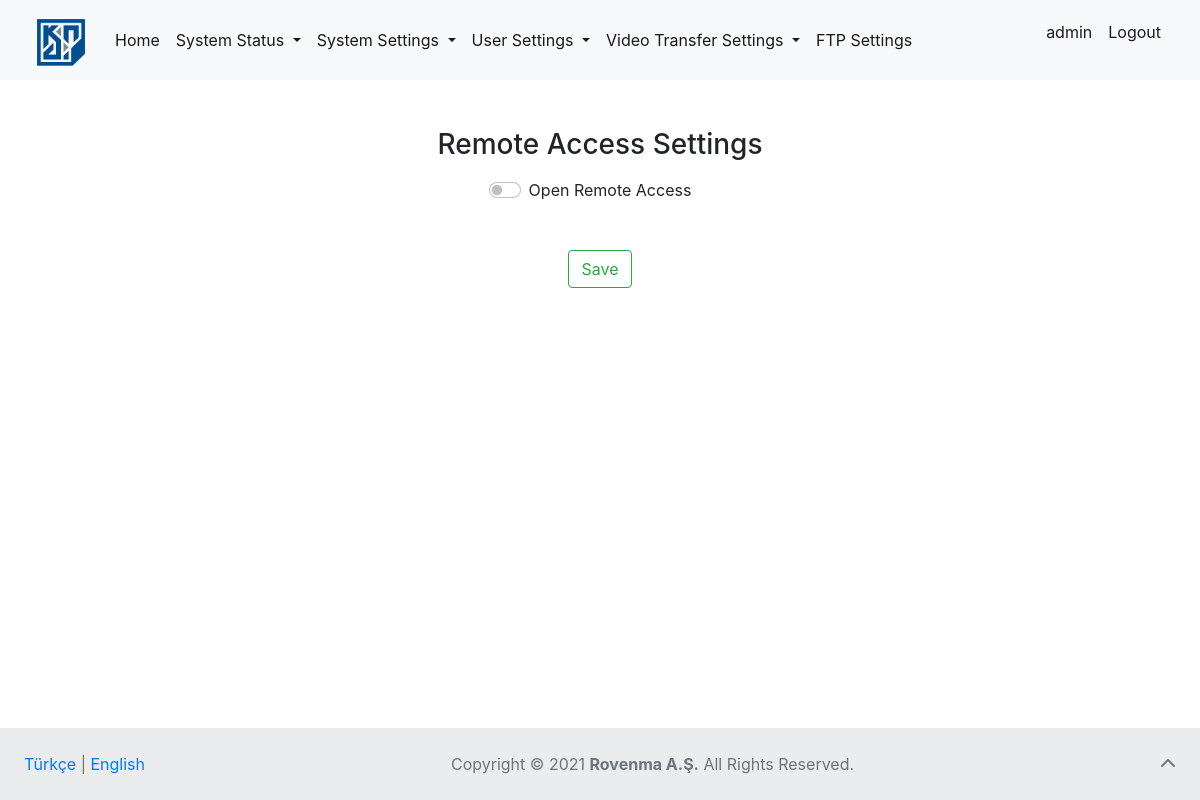
Page /remote-access/ (signed in) on the committed database.
### page_articles/models.py (models this page shows, shortened)
class NavbarFooterArticles(models.Model):
    lang = models.CharField(
        verbose_name="Language (like TR or EN)", max_length=2)
    homepage = models.CharField(verbose_name="Home (link)", max_length=20)
    system_status = models.CharField(
        verbose_name="System Status (dropdown)", max_length=30)
    statistics_field = models.CharField(
        verbose_name="Statistics (field)", max_length=20)
    sensors = models.CharField(verbose_name="Sensors (field)", max_length=20)
    packets = models.CharField(verbose_name="Packets (field)", max_length=20, default=None, null=True)
    log_records = models.CharField(
        verbose_name="Log Records (field)", max_length=30)
    system_settings = models.CharField(
        verbose_name="System Settings (dropdown)", max_length=30)
    remote_access_settings = models.CharField(
        verbose_name="Remote Access Settings (field)", max_length=35)
    cli_access_settings = models.CharField(
        verbose_name="CLI Access Settings (field)", max_length=35)
    time_settings = models.CharField(
        verbose_name="Time Settings (field)", max_length=35)
    user_settings = models.CharField(
        verbose_name="User Settings (dropdown)", max_length=35)
    user_administration = models.CharField(
        verbose_name="User Administration (field)", max_length=30)
    authorization = models.CharField(
        verbose_name="Authorization (field)", max_length=35)
    password_changing = models.CharField(
        verbose_name="Password Changing (field)", max_length=35)
    video_transfer = models.CharField(
        verbose_name="Video Transfer Settings (dropdown)", max_length=35, default=None, null=True)
    video_transfer_settings = models.CharField(
        verbose_name="Settings (field)", max_length=15, default=None, null=True)
    input_settings = models.CharField(
        verbose_name="Input Settings (field)", max_length=18, default=None, null=True)
    ftp_settings = models.CharField(
        verbose_name="FTP Settings (field)", max_length=15, default=None, null=True)
    logout_link = models.CharField(verbose_name="Logout (link)", max_length=20)
    footer = models.CharField(
        verbose_name="All Rights Reserved (text)", max_length=35)

class RemoteAccessArticles(models.Model):
    lang = models.CharField(
        verbose_name="Language (like TR or EN)", max_length=2)
    title = models.CharField(
        verbose_name="Remote Access Settings (title)", max_length=35)
    dhcp = models.CharField(
        verbose_name="DHCP Enabled/Disabled (field)", max_length=30)
    ip_address = models.CharField(
        verbose_name="IP Address (field)", max_length=25)
    port = models.CharField(verbose_name="Port (field)", max_length=25)
    subnet_mask = models.CharField(
        verbose_name="Subnet Mask (field)", max_length=50, default=None)
    broadcast_address = models.CharField(
        verbose_name="Broadcast Address (field)", max_length=25)
    gateway_address = models.CharField(
        verbose_name="Gateway Address (field)", max_length=25)
    dns_address = models.CharField(
        verbose_name="DNS Address (field)", max_length=25, default=None)
    dhcp_address = models.CharField(
        verbose_name="DHCP Address (field)", max_length=25)
    save_text = models.CharField(
        verbose_name="Save (text)", max_length=25, default=None)
    enabled = models.CharField(verbose_name="Enabled (text)", max_length=25)
    disabled = models.CharField(verbose_name="Disabled (text)", max_length=25)
    open_remote = models.CharField(verbose_name="Open Remote Access", max_length=25, null=False, default=None)

### settings/views.py (the view)
# urls.py: path('remote-access/', views.remote_access_view, name="remote_access"),
def remote_access_view(request):
    if request.user.is_authenticated:
        lang = "EN"
        cookie_lang = request.COOKIES.get("lang")
        for article in RemoteAccessArticles.objects.all():
            if cookie_lang == article.lang:
                lang = article.lang
                break
        articles = RemoteAccessArticles.objects.get(lang=lang)
        navbar = NavbarFooterArticles.objects.get(lang=lang)
        values = RemoteAccessSettings.objects.all().first()
        if request.method == "POST":
            print(request.POST.get("open_remote"))
            if request.POST.get("open_remote") != "on":
                values.open_remote = False
                values.dhcp_enabled = request.POST.get("dhcp_setting")
                values.ip_address = request.POST.get("ip_address")
                values.port = request.POST.get("port")
                values.subnet_mask = request.POST.get("subnet_mask")
                values.broadcast_address = request.POST.get("broadcast_address")
                values.gateway_address = request.POST.get("gateway_address")
                values.dns_address = request.POST.get("dns_address")
                values.dhcp_address = request.POST.get("dhcp_address")
            else:
                values.open_remote = True
            values.save()
            return redirect("remote_access")
        else:
            if values.dhcp_enabled:
                enable = "selected"
                disable = ""
            else:
                enable = ""
                disable = "selected"
            context = {
                "value": values,
                "articles": articles,
                "navbar_articles": navbar,
            }
            return render(request, "settings/remote_access.html", context=context)
    else:
        return redirect("login")

### templates/settings/remote_access.html (shortened to what this page needs)
{% extends 'base.html' %}  {% block body %}
<div class="container mt-5">
  <h3 class="text mt-3 mb-3">{{articles.title}}</h3>
  <form method="post">
    {% csrf_token %} {% if value %}
    <div class="form-check form-switch mb-5">
       {% if value.open_remote == False %}
      <input
        class="form-check-input"
        type="checkbox"
        name="open_remote"
        id="open_remote"
      />
        <label class="form-check-label" for="open_remote">{{ articles.open_remote }}</label>
      {% endif %}
    </div>
       {% endif %}
    <button
      type="submit"
      style="margin-bottom: 10%"
      class="btn btn-outline-success"
    >
      {{articles.save_text}}
    </button>
  </form>
</div>
{% endblock body %}

### templates/base.html (shortened to what this page needs)
<!DOCTYPE html>
<html lang="en">
  <head>
    <link
      href="https://cdn.jsdelivr.net/npm/bootstrap@5.0.2/dist/css/bootstrap.min.css"
      rel="stylesheet"
    />
    <link
      rel="stylesheet"
      href="https://stackpath.bootstrapcdn.com/bootstrap/4.1.3/css/bootstrap.min.css"
    />
  </head>
  <body>
    <div id="page-container">
        {% block nonavbar %}
            <nav class="navbar navbar-expand-lg navbar-light bg-light">
                <div class="container-fluid">
                  <a href="{% url 'home' %}" class="navbar-brand fs-3" href="#">
                    {% load static %}
                    <img
                      width="60"
                      height="50"
                      class="d-inline-block align-text-top"
                      src="{% static 'images/kindi.png' %}"
                      alt="Kindi"
                  /></a>
                  <div class="collapse navbar-collapse" id="navbarSupportedContent">
                    <ul class="navbar-nav me-auto mb-2 mb-lg-0">
                      <li class="nav-item">
                        <a
                          class="nav-link active"
                          aria-current="page"
                          href="{% url 'home' %}"
                          >{{ navbar_articles.homepage }}</a
                        >
                      </li>
                      <div class="nav navbar-nav me-auto mb-2 mb-lg-0">
                        <li class="nav-item dropdown">
                          <a
                            class="nav-link dropdown-toggle active"
                            href="#"
                            id="navbarDropdown"
                            role="button"
                            data-bs-toggle="dropdown"
                            aria-expanded="false"
                          >
                            {{ navbar_articles.system_status }}
                          </a>
                        </li>
                        <li class="nav-item dropdown">
                          <a
                            class="nav-link dropdown-toggle active"
                            href="#"
                            id="system_settings"
                            role="button"
                            data-bs-toggle="dropdown"
                            aria-expanded="false"
                          >
                            {{ navbar_articles.system_settings}}
                          </a>
                        </li>
                        <li class="nav-item dropdown">
                          <a
                            class="nav-link dropdown-toggle active"
                            href="#"
                            id="user_settings"
                            role="button"
                            data-bs-toggle="dropdown"
                            aria-expanded="false"
                          >
                            {{ navbar_articles.user_settings }}
                          </a>
                        </li>
                        <li class="nav-item dropdown">
                          <a
                            class="nav-link dropdown-toggle active"
                            href="#"
                            id="video_transfer"
                            role="button"
                            data-bs-toggle="dropdown"
                            aria-expanded="false"
                          >
                            {{ navbar_articles.video_transfer }}
                          </a>
                        </li>
                      </div>
                      <li class="nav-item">
                        <a
                          class="nav-link active"
                          aria-current="page"
                          href="{% url 'ftp_settings' %}"
                          >{{ navbar_articles.ftp_settings }}</a
                        >
                      </li>
                    </ul>
                    <ul class="nav navbar-nav navbar-right">
                      <li class="nav-item">
                        <p class="nav-link active">{{request.user}}</p>
                      </li>
                      <li class="nav-item">
                        <a
                          class="nav-link active"
                          aria-current="page"
                          href="{% url 'logout' %}"
                          >{{ navbar_articles.logout_link }}</a
                        >
                      </li>
                    </ul>
                  </div>
                </div>
              </nav>
        {% endblock nonavbar %}
        <div id="content-wrap">
         {% block body %} {% endblock body %}
        </div>
        {% block nofooter %}
            <footer id="footer" class="text-center text-lg-start bg-light text-muted">
          <div
            class="text-center p-4"
            style="background-color: rgba(0, 0, 0, 0.05)"
          >
            <div style="display: inline-block; float: left;">
              <a href="{% url 'change_lang' lang='TR' %}">Türkçe</a> |
              <a href="{% url 'change_lang' lang='EN' %}">English</a>
            </div>
            <div style="text-align: center;">
              <a
                href="https://www.copyright.gov/what-is-copyright/"
                class="text-reset"
                target="_blank"
                >Copyright ©</a
              >
              2021
              <a
                target="_blank"
                class="text-reset fw-bold"
                href="https://www.rovenma.com/"
                >Rovenma A.Ş.</a
              >
              {{ navbar_articles.footer }}.
            <a
              class="text-muted"
              style="display: inline-block; float: right"
              href="#"
              ><i class="fas fa-chevron-up"></i
            ></a>
            </div>
          </div>
        </footer>
        {% endblock nofooter %}
  </body>
</html>

### templates/base.html (style rules this page uses)
#page-container { position: relative; min-height: 100vh; }
#content-wrap { padding-bottom: 4.5rem; }
#footer { position: absolute; bottom: 0; width: 100%; height: 4.5rem; }

### templates/settings/remote_access.html (style rules this page uses)
h3 { text-align: center; }
form { text-align: center; }

### rows in the picture
NavbarFooterArticles: homepage "Home", system_status "System Status", system_settings "System Settings", user_settings "User Settings", video_transfer "Video Transfer Settings", ftp_settings "FTP Settings", logout_link "Logout", footer "All Rights Reserved"
RemoteAccessArticles: title "Remote Access Settings", open_remote "Open Remote Access", save_text "Save"

### other values in the picture
{{ request.user }} "admin"
